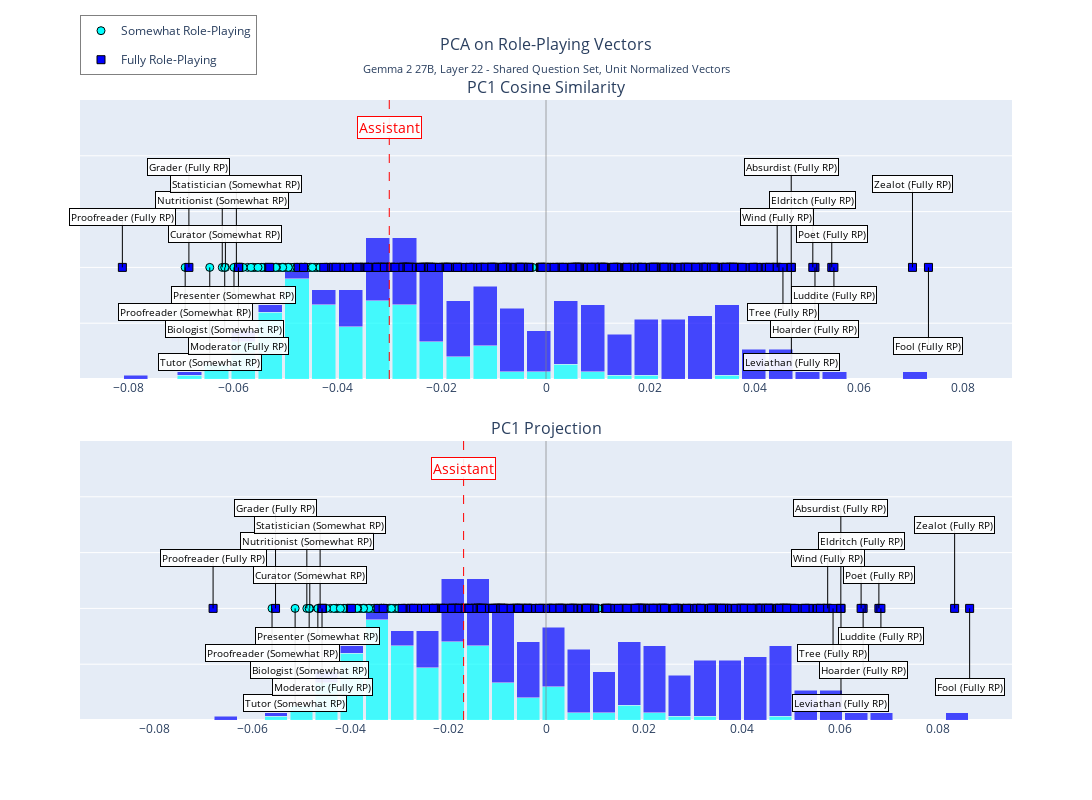
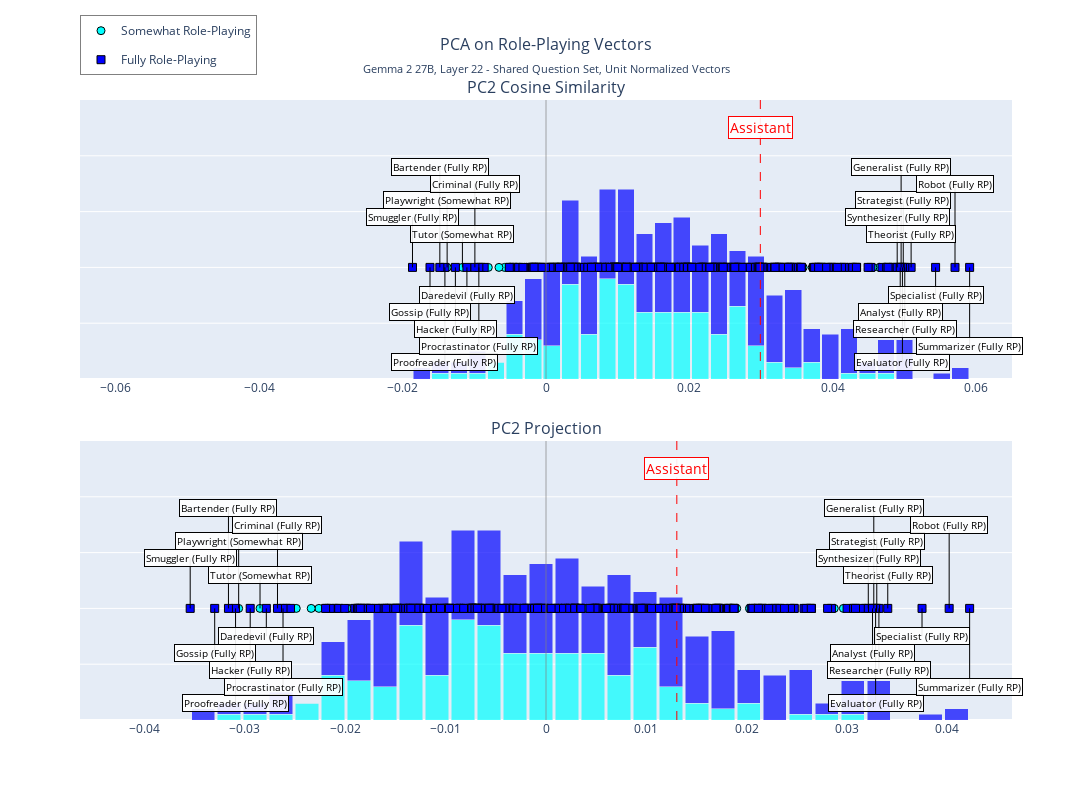
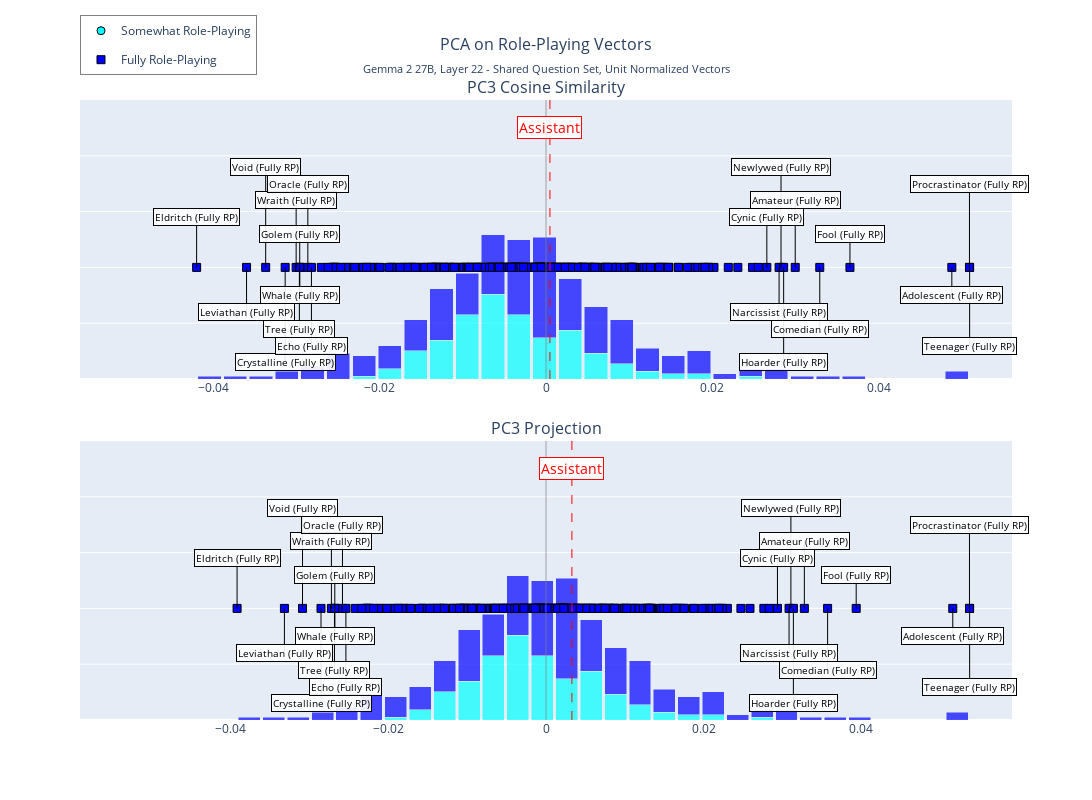
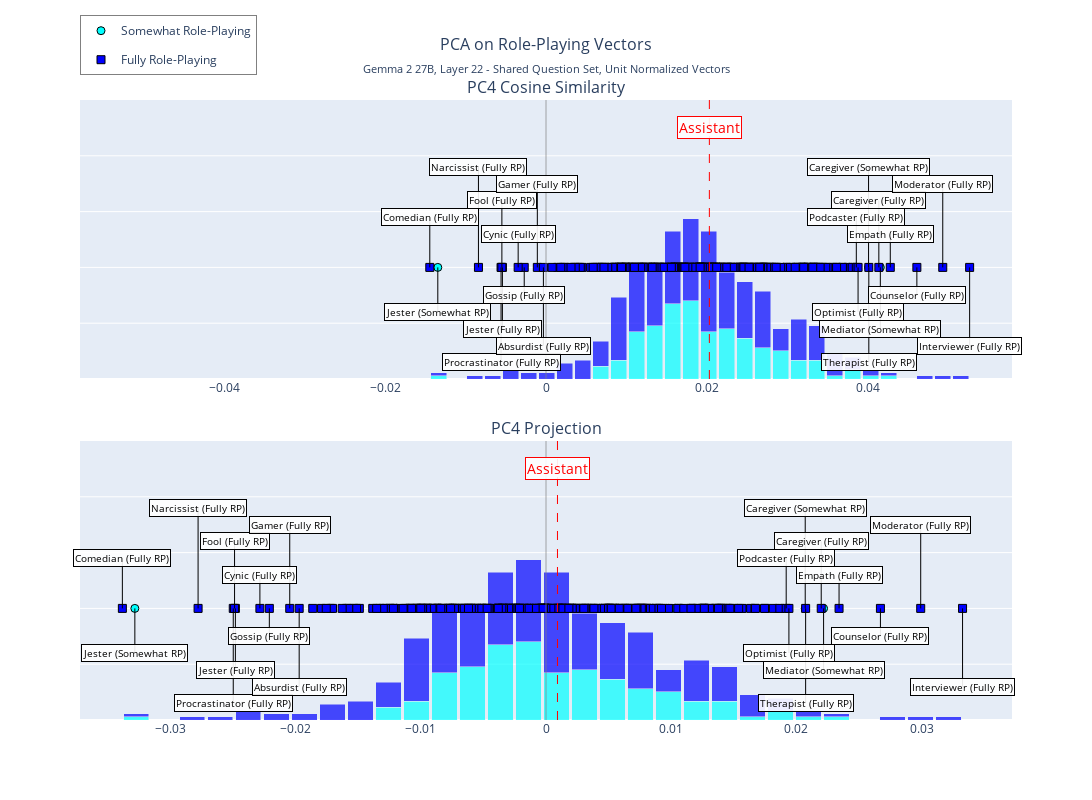

The notebook cell saved with these charts, in order:
### Code cell
if normalized:
    subtitle = f"{model_name.replace('-', ' ')}, Layer {layer} - Shared Question Set, Unit Normalized Vectors"
else:
    subtitle = f"{model_name.replace('-', ' ')}, Layer {layer} - Shared Question Set, Mean-Centered and Scaled Vectors"

for i in range(6):
    fig = plot_pc(
        pca_results=pca_results,
        role_labels=role_labels,
        layer=layer,
        pc_component=i,
        assistant_activation=default_vectors['activations']['default_1'],
        assistant_projection=asst_projected[0],
        title="PCA on Role-Playing Vectors",
        subtitle=subtitle,
        scaled=not normalized,
    )
    fig.show()

    if not normalized:
        fig.write_html(f"{plot_dir}/pc{i+1}.html")
    else:
        fig.write_html(f"{plot_dir}/pc{i+1}_normalized.html")
